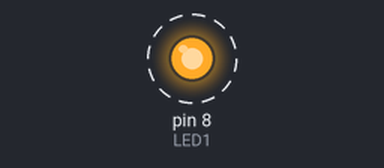
A sketch run on a simulated Arduino Uno, built with avr-gcc and run on an emulated ATmega328P. Parts: output pins drawn as LEDs (lit = HIGH). Dashed ring = blinking. What the sketch prints to the serial monitor is not drawn.

Above: at 0.5 s.
Timing chart, 0 to 4.6 s (numbered marks = the images above):
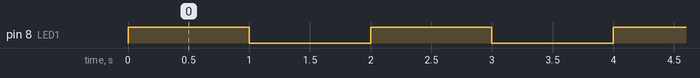

Measured:
- by itself, pin 8 (LED1): alternates HIGH for 1.0 s and LOW for 1.0 s

The sketch:

Code2.ino
```cpp
const int LED1 = 8;

void setup() {
  Serial.begin(9600); // init serial monitor on 9600 baud
  Serial.println(F("Program Begin")); // print

  pinMode(LED1, OUTPUT);
}

void loop() {
  digitalWrite(LED1, HIGH);
  delay(1000);
  digitalWrite(LED1, LOW);
  delay(1000);
}
```
